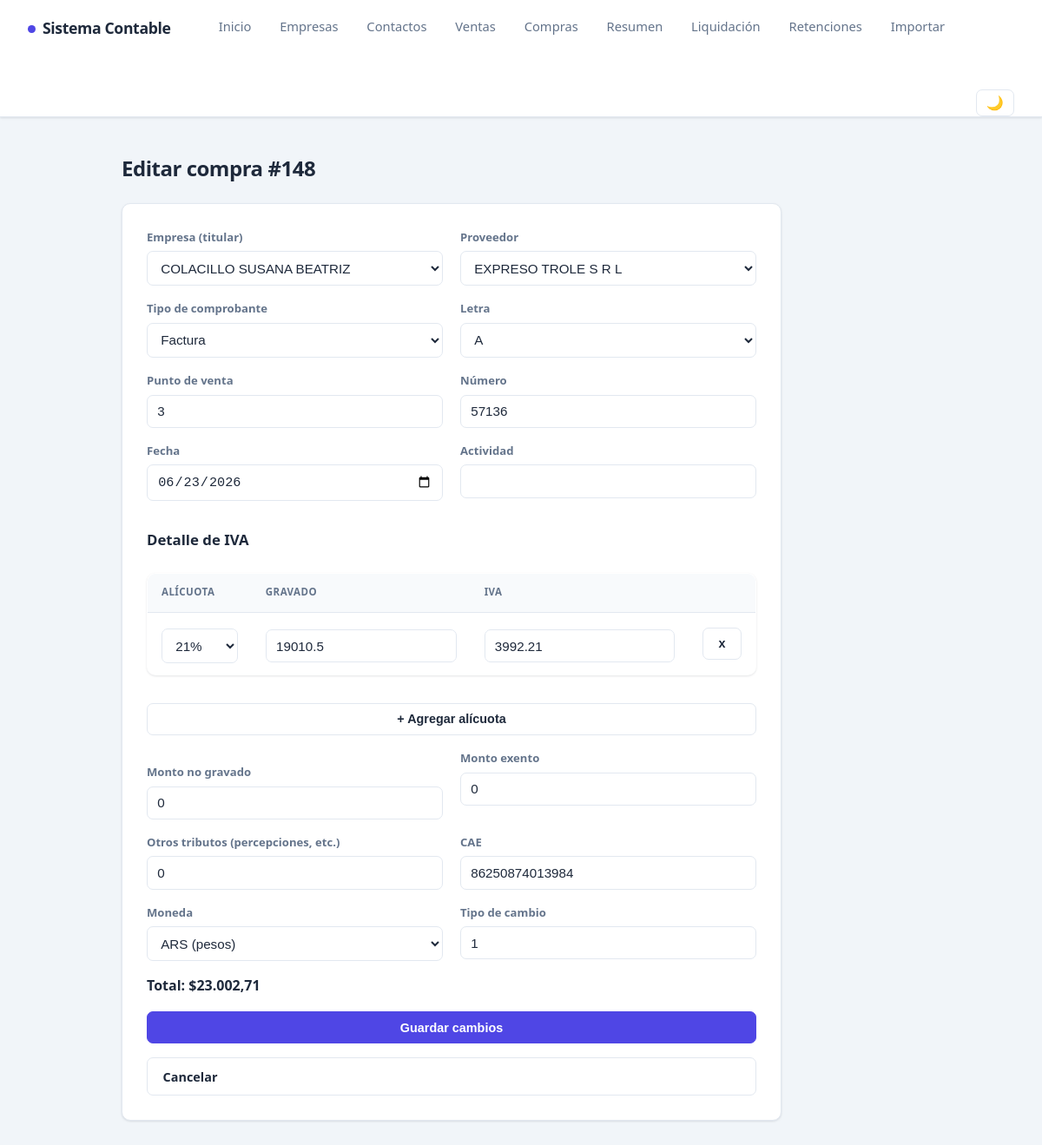
/editar_compra.php?id=148 (signed in), run on the app's committed database.
### tables this page shows
CREATE TABLE compras (
    id INTEGER PRIMARY KEY AUTOINCREMENT, empresa_id INTEGER NOT NULL, proveedor_id INTEGER NOT NULL,
    comprobante_tipo TEXT NOT NULL, comprobante_letra TEXT, punto_venta INTEGER, numero INTEGER,
    fecha TEXT NOT NULL, actividad TEXT,
    monto_no_gravado REAL NOT NULL DEFAULT 0, monto_exento REAL NOT NULL DEFAULT 0, otros_tributos REAL NOT NULL DEFAULT 0,
    cae TEXT, moneda TEXT NOT NULL DEFAULT 'ARS', tipo_cambio REAL NOT NULL DEFAULT 1,
    creado_en TEXT NOT NULL DEFAULT CURRENT_TIMESTAMP, clasificacion TEXT, percepcion_iva REAL DEFAULT 0, percepcion_ganancias REAL DEFAULT 0, percepcion_iibb REAL DEFAULT 0,
    FOREIGN KEY (empresa_id) REFERENCES empresas(id), FOREIGN KEY (proveedor_id) REFERENCES contactos(id));

### includes/comprobante_form.php (the view, shortened to what this page needs)
<?php
if (!function_exists('sel')) {
    function sel(string|int|float|null $a, string|int|float|null $b): string {
        return (string)$a === (string)$b ? 'selected' : '';
    }
}
if (!function_exists('vget')) {
    function vget(array $v, string $k, string|int|float|null $def = ''): string|int|float|null {
        return $v[$k] ?? $def;
    }
}
?>
<form method="post" action="<?= htmlspecialchars($accion) ?>" class="formulario" style="max-width:760px;">
    <label>Empresa (titular)
        <select name="empresa_id">
            <?php foreach ($empresas as $em): ?>
                <option value="<?= (int)$em['id'] ?>" <?= sel($em['id'], vget($v, 'empresa_id')) ?>><?= htmlspecialchars($em['nombre']) ?></option>
            <?php endforeach; ?>
        </select>
    </label>
    <label><?= htmlspecialchars($etiquetaCont) ?>
        <select name="<?= htmlspecialchars($campoCont) ?>">
            <?php foreach ($contactos as $c): ?>
                <option value="<?= (int)$c['id'] ?>" <?= sel($c['id'], vget($v, 'contacto_id')) ?>><?= htmlspecialchars($c['nombre']) ?></option>
            <?php endforeach; ?>
        </select>
    </label>
    <label>Tipo de comprobante
        <select name="comprobante_tipo">
            <option value="Factura"                  <?= sel('Factura', vget($v, 'comprobante_tipo')) ?>>Factura</option>
        </select>
    </label>
    <label>Letra
        <select name="comprobante_letra">
            <option value="A" <?= sel('A', vget($v, 'comprobante_letra')) ?>>A</option>
        </select>
    </label>
    <label>Punto de venta <input type="number" name="punto_venta" min="1" value="<?= htmlspecialchars((string)vget($v, 'punto_venta')) ?>"></label>
    <label>Número <input type="number" name="numero" min="1" value="<?= htmlspecialchars((string)vget($v, 'numero')) ?>"></label>
    <label>Fecha <input type="date" name="fecha" value="<?= htmlspecialchars((string)vget($v, 'fecha')) ?>"></label>
    <label>Actividad <input type="text" name="actividad" value="<?= htmlspecialchars((string)vget($v, 'actividad')) ?>"></label>
    <h3>Detalle de IVA</h3>
    <table id="detalle">
        <thead><tr><th>Alícuota</th><th>Gravado</th><th>IVA</th><th></th></tr></thead>
        <tbody id="filas">
            <?php foreach ($filas as $f): ?>
            <tr>
                <td>
                    <select name="alicuota[]" class="alic">
                        <option value="21"   <?= sel('21', (float)$f['alicuota']) ?>>21%</option>
                    </select>
                </td>
                <td><input type="number" step="0.01" name="monto_gravado[]" class="grav" value="<?= htmlspecialchars((string)$f['monto_gravado']) ?>"></td>
                <td><input type="number" step="0.01" name="iva[]" class="iva" readonly></td>
                <td><button type="button" class="btn quitar">x</button></td>
            </tr>
            <?php endforeach; ?>
        </tbody>
    </table>
    <button type="button" id="agregar" class="btn">+ Agregar alícuota</button>
    <label style="margin-top:1rem;">Monto no gravado <input type="number" step="0.01" name="monto_no_gravado" id="nograv" value="<?= htmlspecialchars((string)vget($v, 'monto_no_gravado', 0)) ?>"></label>
    <label>Monto exento <input type="number" step="0.01" name="monto_exento" id="exento" value="<?= htmlspecialchars((string)vget($v, 'monto_exento', 0)) ?>"></label>
    <label>Otros tributos (percepciones, etc.) <input type="number" step="0.01" name="otros_tributos" id="otros" value="<?= htmlspecialchars((string)vget($v, 'otros_tributos', 0)) ?>"></label>
    <label>CAE <input type="text" name="cae" value="<?= htmlspecialchars((string)vget($v, 'cae')) ?>"></label>
    <label>Moneda
        <select name="moneda">
            <option value="ARS" <?= sel('ARS', vget($v, 'moneda', 'ARS')) ?>>ARS (pesos)</option>
        </select>
    </label>
    <label>Tipo de cambio <input type="number" step="0.0001" name="tipo_cambio" value="<?= htmlspecialchars((string)vget($v, 'tipo_cambio', 1)) ?>"></label>
    <p><strong>Total: $<span id="total">0,00</span></strong></p>
    <button type="submit" class="btn btn-guardar"><?= htmlspecialchars($textoBoton) ?></button>
    <a href="<?= htmlspecialchars(strtok($accion, '?')) ?>" class="btn">Cancelar</a>
</form>

### css/estilos.css (style rules this page uses)
:root { --acento: #4f46e5; --acento-oscuro: #4338ca; --acento-suave: #eef2ff; --texto: #1e293b; --texto-suave: #64748b; --borde: #e2e8f0; --fondo: #f1f5f9; --panel: #ffffff; --ok-bg: #dcfce7; --ok-tx: #166534; --err-bg: #fee2e2; --err-tx: #991b1b; --verde: #16a34a; --rojo: #dc2626; --cian: #0891b2; --sombra: 0 1px 3px rgba(15,23,42,.08), 0 1px 2px rgba(15,23,42,.04); --sombra-hover: 0 8px 24px rgba(15,23,42,.10); --radio: 10px; }
* { margin: 0; padding: 0; box-sizing: border-box; }
body { font-family: system-ui, -apple-system, "Segoe UI", Roboto, sans-serif; background: var(--fondo); color: var(--texto); line-height: 1.6; }
h3 { font-size: 1.05rem; font-weight: 600; margin: 1rem 0 .5rem; color: var(--texto); }
.formulario { background: var(--panel); border: 1px solid var(--borde); padding: 1.75rem; border-radius: var(--radio); box-shadow: var(--sombra); margin-bottom: 2rem; }
.formulario[style*="760"] { display: grid; grid-template-columns: 1fr 1fr; gap: 1rem 1.25rem; align-items: start; }
.formulario[style*="760"] > h3, .formulario[style*="760"] > table, .formulario[style*="760"] > p, .formulario[style*="760"] > button[type="submit"], .formulario[style*="760"] > #agregar, .formulario[style*="760"] > a.btn { grid-column: 1 / -1; }
.formulario label { display: block; margin-bottom: 0; font-weight: 600; font-size: .82rem; color: var(--texto-suave); }
.formulario input, .formulario select { display: block; width: 100%; margin-top: .35rem; padding: .6rem .7rem; border: 1px solid var(--borde); border-radius: 7px; font-size: .95rem; font-weight: 400; color: var(--texto); background: #fff; transition: border-color .15s, box-shadow .15s; }
.btn { padding: .6rem 1.1rem; border: 1px solid var(--borde); border-radius: 7px; cursor: pointer; font-size: .9rem; font-weight: 600; text-decoration: none; display: inline-block; background: #fff; color: var(--texto); transition: background .15s, box-shadow .15s, transform .1s; }
.btn-guardar { background: var(--acento); color: #fff; border-color: var(--acento); }
table { width: 100%; border-collapse: collapse; background: var(--panel); border: 1px solid var(--borde); border-radius: var(--radio); overflow: hidden; box-shadow: var(--sombra); margin-bottom: 1rem; }
th, td { padding: .8rem 1rem; text-align: left; border-bottom: 1px solid var(--borde); }
th { background: #f8fafc; font-size: .72rem; text-transform: uppercase; letter-spacing: .04em; color: var(--texto-suave); font-weight: 700; }
tbody tr:last-child td { border-bottom: none; }

### data on the page
compras: punto_venta "3", numero "57136", fecha "06/23/2026", monto_no_gravado "0", monto_exento "0", otros_tributos "0", cae "86250874013984", tipo_cambio "1"

### other printed values
$id "148"
$etiquetaCont "Proveedor"
$textoBoton "Guardar cambios"
form field empresa_id "COLACILLO SUSANA BEATRIZ"
form field proveedor_id "EXPRESO TROLE S R L"
